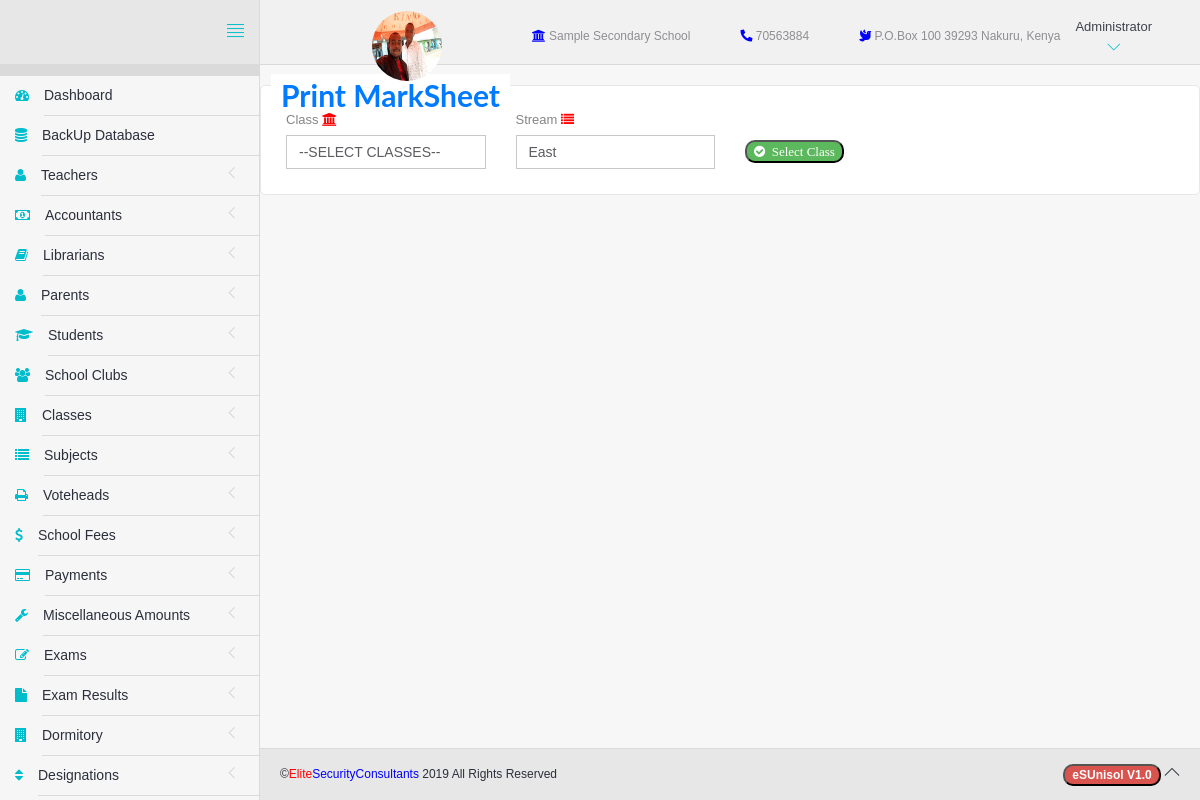
The page /selectClass.php (signed in) on the database its author committed.
### tables this page shows
CREATE TABLE `settings` (
  `id` int(11) NOT NULL,
  `sName` varchar(100) NOT NULL,
  `Image` varchar(100) NOT NULL DEFAULT '0',
  `Phone` int(15) NOT NULL,
  `pBox` int(11) NOT NULL,
  `pCode` int(11) NOT NULL,
  `pCity` varchar(25) NOT NULL,
  `bName` varchar(30) NOT NULL DEFAULT '-',
  `aNumber` varchar(20) NOT NULL DEFAULT '-',
  `sReceipt` varchar(20) NOT NULL,
  `dWatermark` int(11) NOT NULL DEFAULT '0'
);

### Database.php (called while the page is built, shortened)
<?php
class Database{
  private $host=DB_HOST;
  private $user=DB_USER;
  private $password=DB_PASSWORD;
  private $database=DB_NAME;
  private $connection;
  private $stmt;
  public function __construct(){
    $dsn='mysql:host=' .$this->host . ';dbname=' . $this->database;
    $options=array(
      PDO::ATTR_PERSISTENT => true,
      PDO::ATTR_ERRMODE =>PDO::ERRMODE_EXCEPTION
    );
    try{
      $this->connection=new PDO($dsn, $this->user, $this->password,$options);
    }catch(PDOException $e){
      $this->error=$e->getMessage().PHP_EOL;
    }
  }
  public function query($sql){
    $this->stmt= $this->connection->prepare($sql);
  }
  public function execute(){
    return $this->stmt->execute();
  }
  public function resultSet(){
    $this->execute();
    return $this->stmt->fetchAll(PDO::FETCH_OBJ);
  }
public function displayTable($table){
  $this->query("SELECT * FROM ".$table." ORDER BY id ASC");
  $results=$this->resultSet();
  return $results;
}
}

### selectClass.php (the view, shortened to what this page needs)
<?php
require_once('Database.php');
if(isset($_SESSION['role'])){
	include('head.php');
?>
	<body>
		<div id="app">
<?php
if($_SESSION['role']=="Administrator"){
	include('include/sidebar.php');
}else if($_SESSION['role']=="teacher"){
	include('include/tsidebar.php');
}else if($_SESSION['role']=="Accountant"){
	include('include/asidebar.php');
}else{
	echo "";
}
?>
			<div class="app-content">
						<?php include('include/header.php');?>
				<div class="main-content" >
						<form method="POST" action="printMarkSheet.php">
							<fieldset>
								<legend style="border:0px;font-size:30px;"><strong>Print MarkSheet</strong></legend>
								<div class="row">
									<div class="col-sm-3">
										<label for="Department" class="label-control">Class</label>&nbsp;<i class="fa fa-bank"style="color:red"></i>
										<select name="class" class="form-control">
											<option>--SELECT CLASSES--</option>
										</select>
									</div>
									<div class="col-sm-3">
										<label for="Subject" class="label-control">Stream</label>&nbsp;<i class="fa fa-list" style="color:red"></i>
										<select name="stream" class="form-control">
											<?php $database=new Database();
											$results=$database->displayTable('stream');
											foreach ($results as $key) {
											?>
											<option><?php echo $key->streamName;?></option>
										<?php }?>
										</select>
									</div>
									<div class="col-sm-3">
										<br>
										<button class="badge badge-success fa fa-check-circle" style="margin-top:10px;" name="sub">&nbsp;&nbsp;Select Class</button>
									</div>
								</div>
							</fieldset>
						</form>
				</div>
			</div>
	<?php include('include/footer.php');?>
		</div>
	</body>
</html>
<?php }else{
	header("location: index.php");
}

### include/header.php (shortened to what this page needs)
<!DOCTYPE html>
<head>
</head>
<header class="navbar navbar-default navbar-static-top" style="font-size:12px">
					<div class="navbar-header">
						<a href="#" class="sidebar-toggler pull-right visible-md visible-lg" data-toggle-class="app-sidebar-closed" data-toggle-target="#app">
							<i class="ti-align-justify"></i>
						</a>
					</div>
					<div class="navbar-collapse collapse">
						<ul class="nav navbar-right">
							<?php
							$database=new Database();
							$results=$database->displayTable('settings');
							foreach ($results as $key) {
							?><li>
				     	<h6 style="color:red;line-height:50px;padding-right:90px"><img src="<?php echo "assets/images/".$key->Image;?>" width="70px" height="70px" style="border-radius:35px;float:left"></h6>
							</li>
							<li>
									<span style="line-height:70px;padding-left:00px;"><i class="fa fa-university" style="color:blue"></i>&nbsp;<?php echo $key->sName;?></span>
							</li>
							<li>
									<span style="line-height:70px;padding-left:50px;"><i class="fas fa-phone-alt" style="color:blue"></i>&nbsp;<?php echo $key->Phone;?></span>
							</li>
							<li>
									<span style="line-height:70px;padding-left:50px;"><i class="fas fa-dove" style="color:blue"></i>&nbsp;<?php echo "P.O.Box ".$key->pBox." ".$key->pCode." ".$key->pCity.", Kenya";?></span>
							</li>
								<?php } ?>
							<li class="dropdown current-user" style="padding-left:0px;line-height:70px">
								<a href class="dropdown-toggle" data-toggle="dropdown">
									<?php
									echo $_SESSION['role'];?>
									<i class="ti-angle-down"></i></i></span>
								</a>
							</li>
						</ul>
					</div>
				</header>

### assets/css/themes/theme-4.css (style rules this page uses)
body { background: -o-linear-gradient(blue,red) }
header .navbar-header { background: #E7E7E7 !important; border-right-color: #DADADA !important; border-bottom-color: #DADADA !important; }
header .navbar-header .sidebar-toggler, header .navbar-header .sidebar-mobile-toggler { color: #00BDCC !important; }
header .navbar-collapse { background: #F1F1F1 !important; border-bottom-color: #DADADA !important; box-shadow: none !important; }
header .navbar-collapse .navbar-right > li > a { color: #2c2f3b; }
header .navbar-collapse .navbar-right > li > a i { color: #00BDCC !important; }

### rows shown on the page
settings: Image (picture), sName "Sample Secondary School", Phone "70563884", pBox "100", pCode "39293", pCity "Nakuru"

### other values the page prints
$_SESSION['role'] "Administrator"
form field stream "East"
